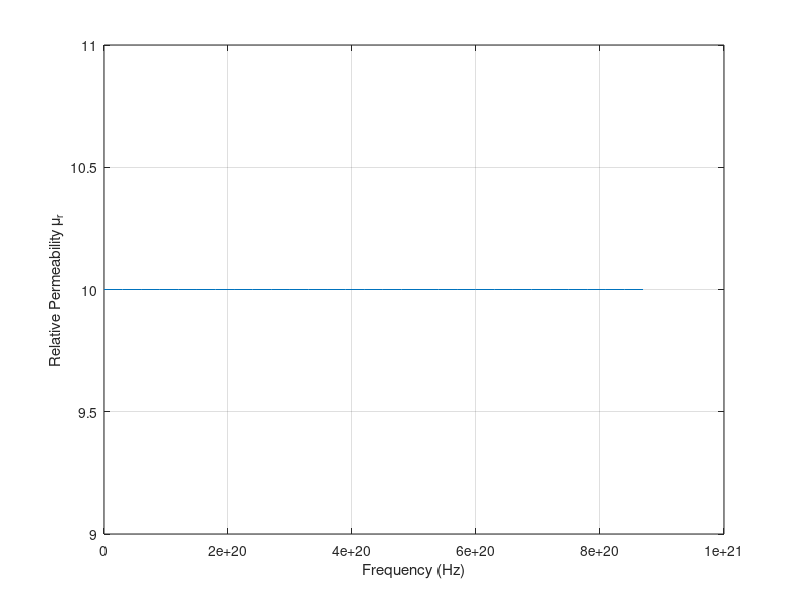

Source code (MATLAB):
clc;clear all;
fi=fopen('Permittivity.txt');
l=fgetl(fi);
in=1;
while ischar(l)
%for kj=1:81
    %%disp(l);
    text{in}=l;
    data{in}=sscanf(text{in},'%f %f');
    f(in)=(data{in}(1));
    eps(in)=data{in}(2);
    
    l=fgetl(fi);
    in=in+1;
end

epsr=0.9999;
a0=1e-4;%0.1mm
c0=2.99792458e8;%Speed of Light (m/s)
f0=c0/a0;%3000GHz
t0=1/f0;%0.33e-12 (s)
mu0=4*pi*(1e-7);% (H/m)
eps0=8.854187817e-12;% (F/m)

plot(f(1:30)*f0,eps(1:30));
grid('on')
xlabel('Frequency (Hz)')
ylabel('Relative Permeability \mu_r')
